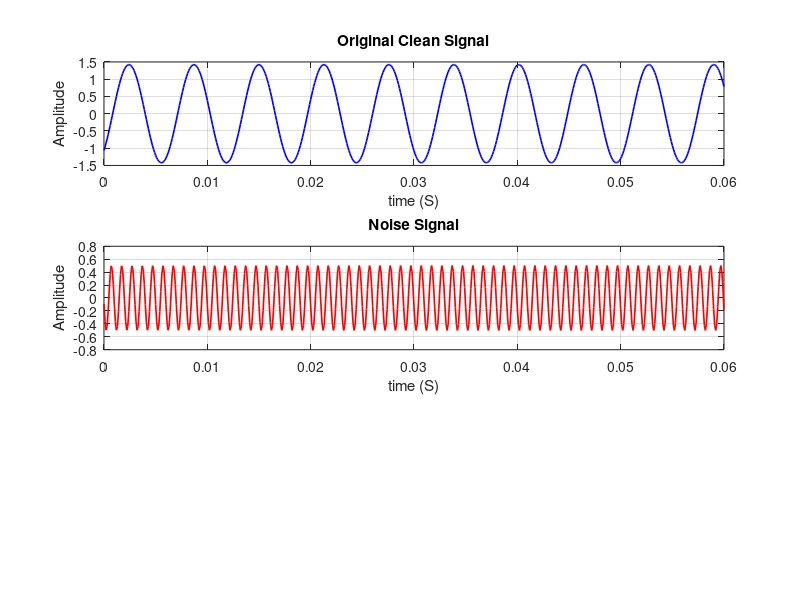

Source code (MATLAB): (Note: this script raises an error after producing the figure.)
% Vinci Aure, 282
% Project Testing, Filtering High Frequency Noise using Low-Pass Circuit Implementation
% And comparing against matlab's inbuilt Signal Processing Functions.
% Given constant Resistance and Capacitance that is randomized every run, the script
% Would solve for a filtered signal.
% Variable Definition:
% R = Resistance in Ohms
% C = Capacitance in microFarads
% f_signal = Desired Signal in the 10-200 Hz range
% fa = Signal Amplitude 0.5 to 1.5
% phi = Phase Constant, random shift
% cs = Clean signal
% f_noise = Randomized High Frequency Noise signal
% fn = Noise signal Amplitude 0.2 to 0.8
% ns = Noisy Signal
% X = combined Clean and Noise induced signals
% Sr = Sampling rate of Frequency
% Ts = Sampling interval
% T = Simulation time in seconds
% Alpha = discrete time coefficient, a lower value results in stronger
% filtering, a higher value results in weaker filtering but less distorted
clc;
clear;
close all;
rng('shuffle'); % Shuffles values of randn/rand every run
Sr = 10000; % Sampling rate in Hz
Ts = 1/Sr; % Sampling interval
T = 0.06; % Simulation time in Seconds... I tried 1s but too big, small time sample only
t = 0:Ts:T; % Time Vector
% Original Signal
f_signal = 10 + (200-10)*rand(); % Original Clean Signal Frequency
fa = 0.5 + (1.5 - .5)*rand(); % Original Clean Signal Amplitude
phi1 = 2*pi*rand(); % Phase Constant
cs = fa * sin(2*pi*f_signal*t + phi1); % Wave equation (From Physics 214)
fprintf('The Frequency of the Clean signal is %.4f Hz and the Amplitude is %.2f. \n', f_signal, fa)
% Induced Noisy Signal
f_noise = 1000 + (2000-1000)*rand(); % Noisy Signal Frequency
fn = 0.2 + (0.6 - 0.2)*rand(); % Noisy Signal Amplitude
phi2 = 2*pi*rand(); % Noisy Signal Phase Constant
ns = fn * sin(2*pi*f_noise*t + phi2); % Noisy Wave Equation
fprintf('The Frequency of the Noise signal is %.4f Hz and the Amplitude is %.2f. \n', f_noise, fn)
X = cs + ns; % Combination of the two Waves
% Define Resistors and Capacitors
R = 500 + (2000-500)*rand(); 
C = 0.2e-6 + (2e-6 - 0.2e-6)*rand();
RC = R*C; % also known as time constant 𝜏
fc = 1/(2*pi*RC);
alpha = Ts / (RC + Ts);
% Resistance Range randomly selected from 500 to 2000 ohms
% Capacitance Range determined by solving C from the Cutoff Frequency
% Equation by solving for C = 1 / 2*pi*R*fc where the range of fc is 200 to
% 500 Hz. Solving for C at 200 and 500 Hz, the range is determined.
% RC = Resistance * Capacitance
% Fc = Frequency Cutoff, anything above such frequency will be omitted by
% the model.
% Alpha = Time Discrete constant that determines how strong or how weak
% filtering strength is but also how much distortion is introduced or
% removed from the output signal.
fprintf('The Resistance of the circuit is %.4f Ohms and the Capacitance is %.10f Farads. \n', R, C)
fprintf('The Cutoff High Frequency is %.4f Hz and the discrete time coefficient of the Circuit is %.4f \n', fc, alpha);
% Simulation
y = zeros(size(X));
y(1) = X(1);
for k = 2:length(X)
   y(k) = alpha*X(k) + (1-alpha)*y(k-1);
   % Differential Equation model Continuous Simulation such that the
   % original differential equation is RC*(dt/dy) + y = x which when
   % solved for a function of y(t) becomes αx[k]+(1−α)y[k−1]. In Simpler terms
   % voltage decay/increase discrete time step
end
% Plot the Clean and Noise Signal
% Subplots allows multiple but smaller graphs to appear on one Figure, use
% this for all comparisons that don't need to be over on top of each other.
figure(1);
subplot(3,1,1);
plot(t, cs, 'b', 'LineWidth', 1.2);
ylabel('Amplitude');
xlabel('time (S)');
grid on;
title('Original Clean Signal');
subplot(3,1,2);
plot(t, ns, 'r', 'LineWidth', 1.2);
ylabel('Amplitude');
xlabel('time (S)');
grid on;
title('Noise Signal');
% Create a variable that Handles the Lowpass function built into MatLab and
% then plot the signals where: Noise has been induced to the clean signal,
% Filtered signal, and also the Signal from the Lowpass function.
ylp = lowpass(X, fc, Sr);
% Lowpass function built into matlab taking in arguments for Noisy signal,
% cut off frequency, and Sampling Rate.
figure(2);
subplot(3,1,1);
plot(t, X, 'r');
ylabel('Amplitude');
xlabel('time (S)');
grid on;
title('Noise Induced Signal');
subplot(3,1,2);
plot(t, y, 'g', 'LineWidth', 1.2);
ylabel('Amplitude');
xlabel('time (S)');
grid on;
title('Filtered Signal (RC Low-Pass)');
subplot(3,1,3);
plot(t, ylp);
ylabel('Amplitude');
xlabel('time (S)');
grid on;
title('Matlab LowPass Function');
% Plot just the Signal Filtered through the First Order RC Circuit and
% compare against Original Clean and Induced Noisy Signal
figure(3);
plot(t, cs, 'b', 'LineWidth', 1.7); hold on;
plot(t, X, 'r');
plot(t, y, 'g', 'LineWidth', 1.5);
legend('Clean', 'Noisy', 'Filtered');
ylabel('Amplitude');
xlabel('time (S)');
grid on;
title('Visual Comparison of Clean Signal, Noisy Signal, and Filtered (RC)');
% Compare the First Order RC Circuit (analog) to the Digital Signal
% Processing function in Matlab (Lowpass)
figure(4);
plot(t, y, 'g', 'LineWidth', 1.2); hold on;
plot(t, ylp);
legend('Filtered Manual Equation', 'Lowpass Toolbox');
ylabel('Amplitude');
xlabel('time (S)');
grid on;
title('Comparison of Toolbox LowPass Function vs Equation');
% Highpass Filter Portion
% Highpass would now remove the "clean" signal and keep only the noisy
% portion
fcH = 1/(2*pi*RC);
alpha1 = RC / (RC + Ts);
fprintf('The Cutoff Low Frequency is %.4f Hz and the discrete time coefficient of the Circuit is %.4f \n', fcH, alpha1);
y = zeros(size(X));
y(1) = 0;
% Equation for High Pass
for k = 2:length(X)
   y(k) = alpha1*(y(k-1) + X(k)-X(k - 1));
end
yhp = highpass(X, fcH, Sr);
figure(5);
subplot(3,1,1);
plot(t, X, 'r');
ylabel('Amplitude');
xlabel('time (S)');
grid on;
title('Noise Induced Signal');
subplot(3,1,2);
plot(t, y, 'g', 'LineWidth', 1.2);
ylabel('Amplitude');
xlabel('time (S)');
grid on;
title('Filtered Signal (RC High Pass)');
subplot(3,1,3);
plot(t, yhp);
ylabel('Amplitude');
xlabel('time (S)');
grid on;
title('Matlab Highpass Function');
figure(6);
plot(t, y, 'g', 'LineWidth', 1.2); hold on;
plot(t, yhp);
legend('Filtered Manual Equation', 'HighPass Toolbox');
ylabel('Amplitude');
xlabel('time (S)');
grid on;
title('Comparison of Toolbox HighPass Function vs Equation');
figure(7);
plot(t, ylp); hold on;
plot(t, yhp);
legend('RC LowPass', 'RC HighPass');
ylabel('Amplitude');
xlabel('time (S)');
grid on;
title('Comparison of Low and Highpass Filters');
